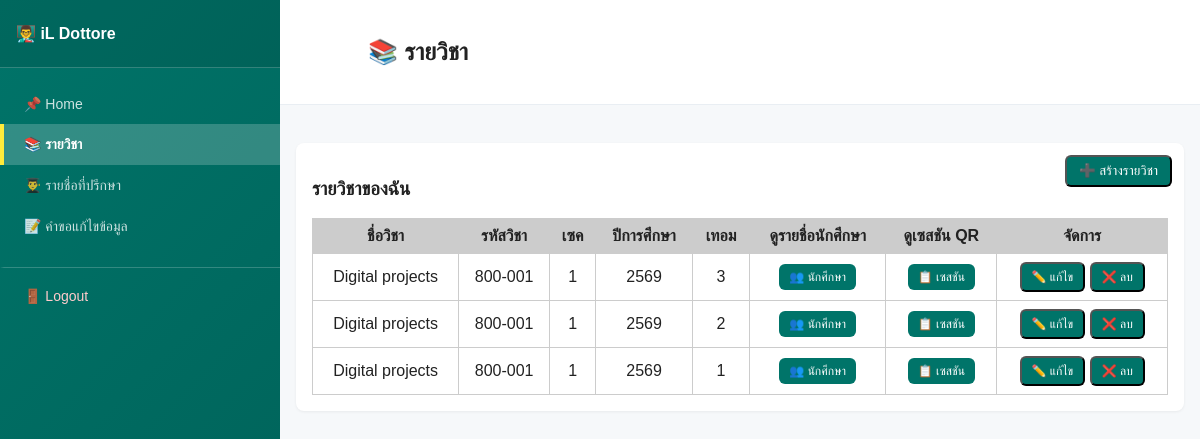
/liff/courses.php (signed in), run on the app's committed database.
### tables this page shows
CREATE TABLE `subjects` (
  `subject_id` int(11) NOT NULL,
  `teacher_id` int(11) DEFAULT NULL,
  `subject_name` varchar(100) DEFAULT NULL,
  `subject_code` varchar(20) DEFAULT NULL,
  `section` varchar(20) DEFAULT NULL,
  `years` varchar(4) NOT NULL,
  `semester` varchar(1) NOT NULL,
  `hash` varchar(64) DEFAULT NULL
);

### liff/courses.php (the view, shortened to what this page needs)
<?php
include("../config.php");
$teacherId = $_SESSION['teacher_id'];
$stmt = $conn->prepare("
  SELECT * FROM subjects
  WHERE teacher_id = ?
  ORDER BY subject_id DESC
");
$stmt->bind_param("i", $teacherId);
$stmt->execute();
$subjects = $stmt->get_result();
?>
<!DOCTYPE html>
<html>
<head>
<link rel="stylesheet" href="css/sidebar.css">
<link rel="stylesheet" href="css/courses.css">
</head>
<body>
<?php include('sidebar.php'); ?>
<div class="main-wrapper">
  <div class="header">
    <h2 id="page-title">📚 รายวิชา</h2>
  </div>
  <div class="content-area">
    <div class="container">
      <div class="card" style="position: relative;">
        <h3 class="section-header" style="display: inline-block;">รายวิชาของฉัน</h3>
        <button id="openAddBtn" class="btn" style="position:absolute; top:12px; right:12px; padding:6px 12px;">➕ สร้างรายวิชา</button>
        <div style="overflow-x: auto;">
          <table>
            <tr>
              <th>ชื่อวิชา</th>
              <th>รหัสวิชา</th>
              <th>เซค</th>
              <th>ปีการศึกษา</th>
              <th>เทอม</th>
              <th>ดูรายชื่อนักศึกษา</th>
              <th>ดูเซสชัน QR</th>
              <th>จัดการ</th>
            </tr>
            <?php while ($row = $subjects->fetch_assoc()): ?>
            <tr>
              <td><?= htmlspecialchars($row['subject_name']) ?></td>
              <td><?= htmlspecialchars($row['subject_code']) ?></td>
              <td><?= htmlspecialchars($row['section']) ?></td>
              <td><?= htmlspecialchars($row['years'] ?? '-') ?></td>
              <td><?= htmlspecialchars($row['semester'] ?? '-') ?></td>
              <td>
                  <a href="subject_students.php?id=<?= $row['subject_id'] ?>" class="btn btn-small" style="padding: 6px 10px; font-size: 12px; cursor:pointer; transition: background-color 0.35s ease;" onmouseover="this.style.backgroundColor='#005f56'" onmouseout="this.style.backgroundColor='#007469'">
                  👥 นักศึกษา
                </a>
              </td>
              <td>
                  <a href="sessions_by_subject.php?subject_id=<?= $row['subject_id'] ?>" class="btn btn-small" style="padding: 6px 10px; font-size: 12px; cursor:pointer; transition: background-color 0.35s ease;" onmouseover="this.style.backgroundColor='#005f56'" onmouseout="this.style.backgroundColor='#007469'">
                  📋 เซสชัน
                </a>
              </td>
              <td>
                <button class="btn btn-small" style="padding: 6px 10px; font-size: 12px; cursor:pointer; transition: background-color 0.35s ease;" onclick="openEditModal(<?= $row['subject_id'] ?>, '<?= htmlspecialchars($row['subject_name'], ENT_QUOTES) ?>', '<?= htmlspecialchars($row['subject_code'], ENT_QUOTES) ?>', '<?= htmlspecialchars($row['section'], ENT_QUOTES) ?>', '<?= htmlspecialchars($row['years'], ENT_QUOTES) ?>', '<?= htmlspecialchars($row['semester'], ENT_QUOTES) ?>')" onmouseover="this.style.backgroundColor='#005f56'" onmouseout="this.style.backgroundColor='#007469'">✏️ แก้ไข</button>
                <button class="btn btn-delete" style="padding: 6px 10px; font-size: 12px; cursor:pointer; transition: background-color 0.35s ease;" onclick="confirmDelete(
                <?= $row['subject_id'] ?>,
                '<?= htmlspecialchars($row['subject_name'], ENT_QUOTES) ?>',
                '<?= htmlspecialchars($row['subject_code'], ENT_QUOTES) ?>'
                )" onmouseover="this.style.backgroundColor='#005f56'" onmouseout="this.style.backgroundColor='#007469'">❌ ลบ</button>
            </td>
            </tr>
            <?php endwhile; ?>
          </table>
        </div>
      </div>
      </div>
    </div>
  </div>
</body>
</html>

### liff/css/sidebar.css (style rules this page uses)
body { display: flex; flex-direction: row; margin: 0; height: 100vh; overflow: hidden; }
.main-wrapper { flex: 1; display: flex; flex-direction: column; overflow-y: auto; background: #f6f8fa; }
.header { background: #fff url('../image/teacher_dashboard-php.png') no-repeat 16px center; background-size: 56px; padding: 18px 18px 18px 88px; border-bottom: 1px solid #e9eef3; flex-shrink: 0; }
.content-area { flex: 1; overflow-y: auto; padding: 0; }
.container { max-width: 100%; margin: 22px auto; padding: 16px; width: 100%; box-sizing: border-box; }

### liff/css/default_page.css (style rules this page uses)
body { font-family:Arial,Helvetica,sans-serif; background:#f6f8fa; color:#222; margin:0 }
.header { background:#fff url('../image/teacher_dashboard-php.png') no-repeat 16px center;background-size:56px; padding:18px 18px 18px 88px; border-bottom:1px solid #e9eef3 }
.container { max-width:980px; margin:22px auto; padding:16px }
.card { background:#fff; border-radius:8px; box-shadow:0 1px 3px rgba(0,0,0,0.06); padding:16px; margin-bottom:16px }
.btn { display:inline-block; padding:8px 12px; background:#007469; color:#fff; border-radius:6px; text-decoration:none }

### liff/courses.php (style rules this page uses)
table { border-collapse: collapse; width:100%; }
th, td { border:1px solid #ccc; padding:8px; text-align:center; }
th { background: #ccc; }

### data on the page
subjects: subject_name "Digital projects", subject_code "800-001", section "1", years "2569", semester "3"
subjects: subject_name "Digital projects", subject_code "800-001", section "1", years "2569", semester "2"
subjects: subject_name "Digital projects", subject_code "800-001", section "1", years "2569", semester "1"

### other printed values
$_SESSION['teacher_name'] "iL Dottore"
$item['title'] "📌 Home"
$item['title'] "📚 รายวิชา"
$item['title'] "👨‍🎓 รายชื่อที่ปรึกษา"
$item['title'] "📝 คำขอแก้ไขข้อมูล"
